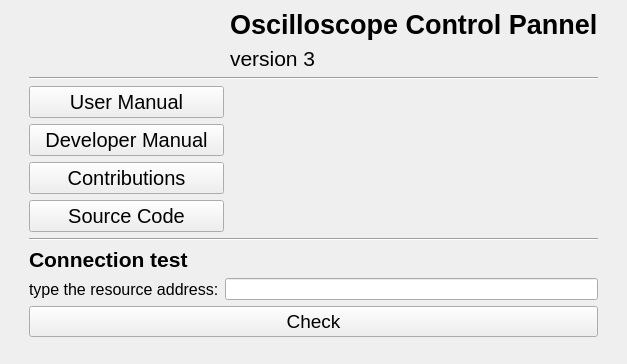
<?xml version="1.0" encoding="UTF-8"?>
<ui version="4.0">
 <class>MainWindow</class>
 <widget class="QMainWindow" name="MainWindow">
  <property name="geometry">
   <rect>
    <x>0</x>
    <y>0</y>
    <width>627</width>
    <height>364</height>
   </rect>
  </property>
  <property name="windowTitle">
   <string>Precheck</string>
  </property>
  <widget class="QWidget" name="centralwidget">
   <layout class="QGridLayout" name="gridLayout">
    <item row="1" column="1" colspan="2">
     <widget class="Line" name="line">
      <property name="orientation">
       <enum>Qt::Horizontal</enum>
      </property>
     </widget>
    </item>
    <item row="0" column="2">
     <layout class="QVBoxLayout" name="verticalLayout_4">
      <item>
       <widget class="QLabel" name="label">
        <property name="font">
         <font>
          <pointsize>20</pointsize>
          <weight>75</weight>
          <bold>true</bold>
         </font>
        </property>
        <property name="text">
         <string>Oscilloscope Control Pannel</string>
        </property>
        <property name="textFormat">
         <enum>Qt::AutoText</enum>
        </property>
        <property name="scaledContents">
         <bool>true</bool>
        </property>
        <property name="indent">
         <number>-1</number>
        </property>
        <property name="textInteractionFlags">
         <set>Qt::LinksAccessibleByMouse</set>
        </property>
       </widget>
      </item>
      <item>
       <widget class="QLabel" name="label_2">
        <property name="font">
         <font>
          <pointsize>16</pointsize>
         </font>
        </property>
        <property name="text">
         <string>version 3</string>
        </property>
       </widget>
      </item>
     </layout>
    </item>
    <item row="0" column="3">
     <spacer name="verticalSpacer_2">
      <property name="orientation">
       <enum>Qt::Vertical</enum>
      </property>
      <property name="sizeHint" stdset="0">
       <size>
        <width>20</width>
        <height>40</height>
       </size>
      </property>
     </spacer>
    </item>
    <item row="3" column="1" colspan="2">
     <widget class="Line" name="line_2">
      <property name="orientation">
       <enum>Qt::Horizontal</enum>
      </property>
     </widget>
    </item>
    <item row="2" column="1">
     <layout class="QVBoxLayout" name="verticalLayout">
      <item>
       <layout class="QVBoxLayout" name="verticalLayout_5">
        <item>
         <widget class="QPushButton" name="user_manual">
          <property name="font">
           <font>
            <pointsize>15</pointsize>
           </font>
          </property>
          <property name="text">
           <string>User Manual</string>
          </property>
         </widget>
        </item>
        <item>
         <widget class="QPushButton" name="dev_manual">
          <property name="font">
           <font>
            <pointsize>15</pointsize>
           </font>
          </property>
          <property name="text">
           <string>Developer Manual</string>
          </property>
         </widget>
        </item>
        <item>
         <widget class="QPushButton" name="contri">
          <property name="font">
           <font>
            <pointsize>15</pointsize>
           </font>
          </property>
          <property name="text">
           <string>Contributions</string>
          </property>
         </widget>
        </item>
        <item>
         <widget class="QPushButton" name="source">
          <property name="font">
           <font>
            <pointsize>15</pointsize>
           </font>
          </property>
          <property name="text">
           <string>Source Code</string>
          </property>
         </widget>
        </item>
       </layout>
      </item>
     </layout>
    </item>
    <item row="4" column="1" colspan="2">
     <layout class="QVBoxLayout" name="verticalLayout_3">
      <item>
       <widget class="QLabel" name="label_3">
        <property name="font">
         <font>
          <pointsize>16</pointsize>
          <weight>75</weight>
          <bold>true</bold>
         </font>
        </property>
        <property name="text">
         <string>Connection test</string>
        </property>
       </widget>
      </item>
      <item>
       <layout class="QVBoxLayout" name="verticalLayout_2">
        <item>
         <layout class="QHBoxLayout" name="horizontalLayout">
          <item>
           <widget class="QLabel" name="label_4">
            <property name="font">
             <font>
              <pointsize>12</pointsize>
             </font>
            </property>
            <property name="text">
             <string>type the resource address:</string>
            </property>
           </widget>
          </item>
          <item>
           <widget class="QLineEdit" name="address"/>
          </item>
         </layout>
        </item>
        <item>
         <widget class="QPushButton" name="check">
          <property name="font">
           <font>
            <pointsize>14</pointsize>
            <weight>50</weight>
            <bold>false</bold>
           </font>
          </property>
          <property name="text">
           <string>Check</string>
          </property>
         </widget>
        </item>
        <item>
         <spacer name="verticalSpacer_3">
          <property name="orientation">
           <enum>Qt::Vertical</enum>
          </property>
          <property name="sizeHint" stdset="0">
           <size>
            <width>20</width>
            <height>40</height>
           </size>
          </property>
         </spacer>
        </item>
       </layout>
      </item>
     </layout>
    </item>
    <item row="2" column="0">
     <spacer name="verticalSpacer">
      <property name="orientation">
       <enum>Qt::Vertical</enum>
      </property>
      <property name="sizeHint" stdset="0">
       <size>
        <width>20</width>
        <height>40</height>
       </size>
      </property>
     </spacer>
    </item>
    <item row="0" column="1">
     <widget class="QLabel" name="logo">
      <property name="text">
       <string/>
      </property>
      <property name="pixmap">
       <pixmap>../../../Downloads/ST_logo_2020_blue_V_no_padding.svg</pixmap>
      </property>
      <property name="scaledContents">
       <bool>true</bool>
      </property>
     </widget>
    </item>
   </layout>
  </widget>
 </widget>
 <resources/>
 <connections/>
</ui>
